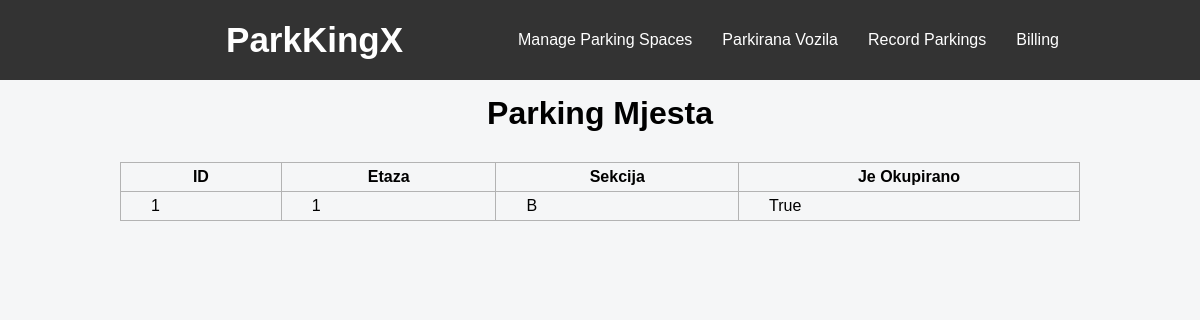
Before: / with the older database file.
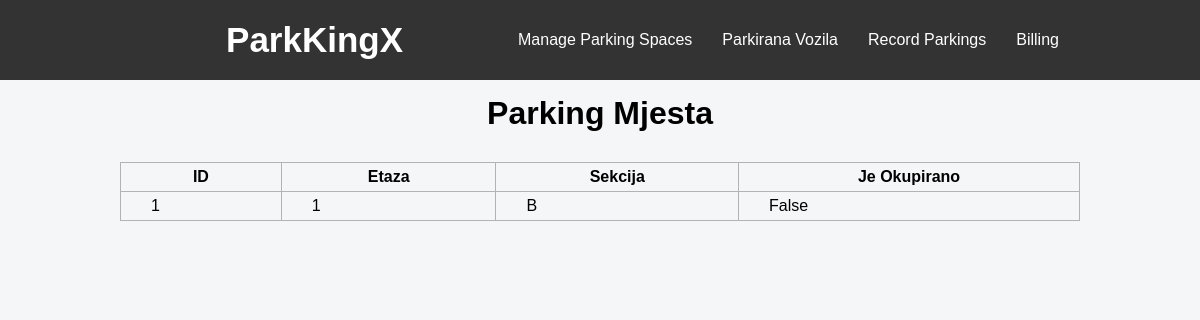
After: the same page with the newer database file.
### app.py (models this page shows)
class ParkingMjesto(db.Model):
    __tablename__ = 'ParkingMjesto'
    id = db.Column(db.Integer, primary_key=True)
    etaza = db.Column(db.Integer, nullable=False)
    sekcija = db.Column(db.String(50), nullable=False)
    jeOkupirano = db.Column(db.Boolean, nullable=True)

### app.py (the view)
@app.route('/')
def index():
    parking_mjesta = ParkingMjesto.query.all()
    return render_template('index.html', parking_mjesta=parking_mjesta)

### templates/index.html
{% extends "layout.html" %}
{% block body %}
<h1>Parking Mjesta</h1>
<table>
    <tr>
        <th>ID</th>
        <th>Etaza</th>
        <th>Sekcija</th>
        <th>Je Okupirano</th>
    </tr>
    {% for parking_mjesto in parking_mjesta %}
    <tr>
        <td>{{ parking_mjesto.id }}</td>
        <td>{{ parking_mjesto.etaza }}</td>
        <td>{{ parking_mjesto.sekcija }}</td>
        <td>{{ parking_mjesto.jeOkupirano }}</td>
    </tr>
    {% endfor %}
</table>
{% endblock %}

Changed rows visible on the page:
changed ParkingMjesto id 1: jeOkupirano "True" → "False"
